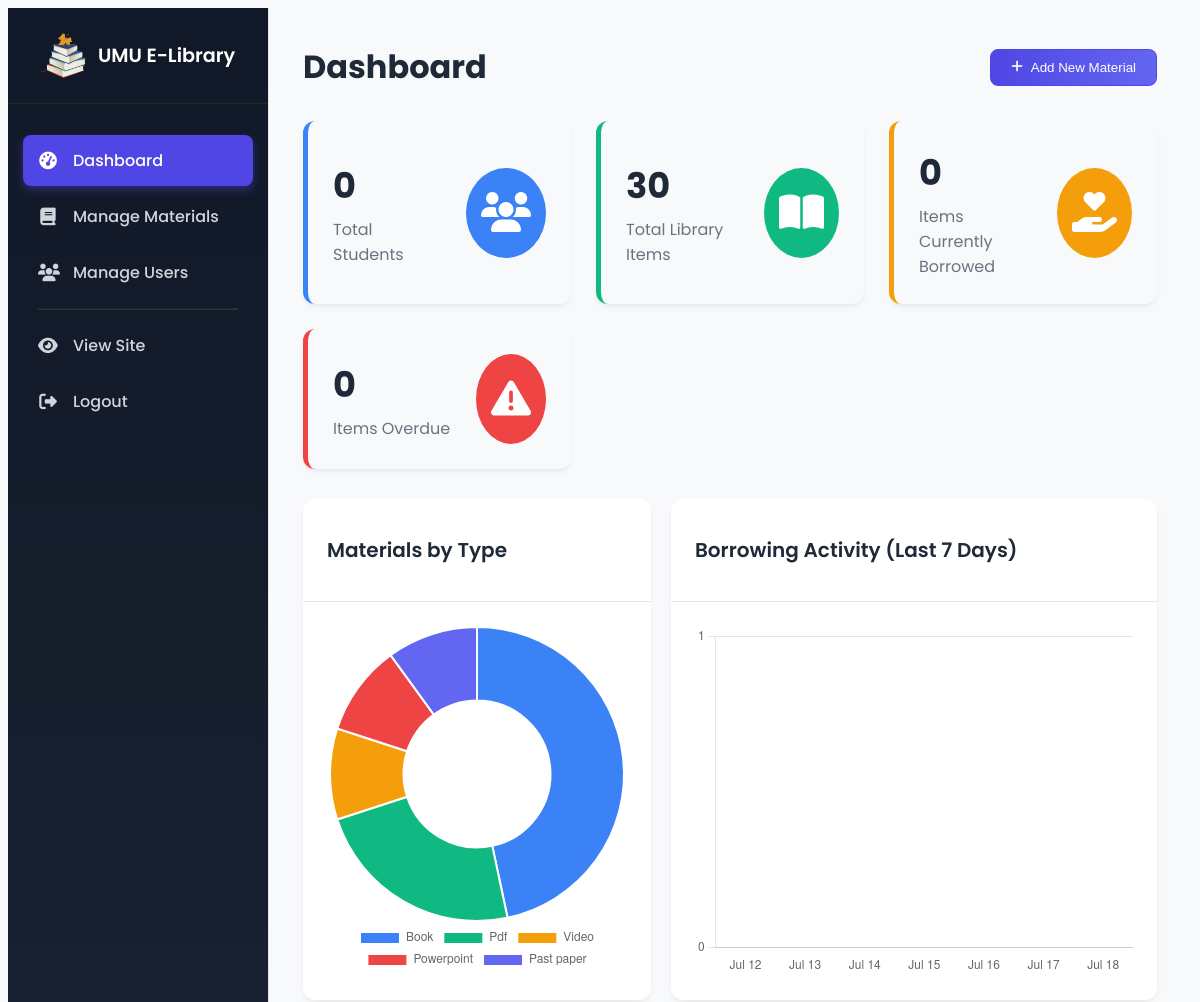
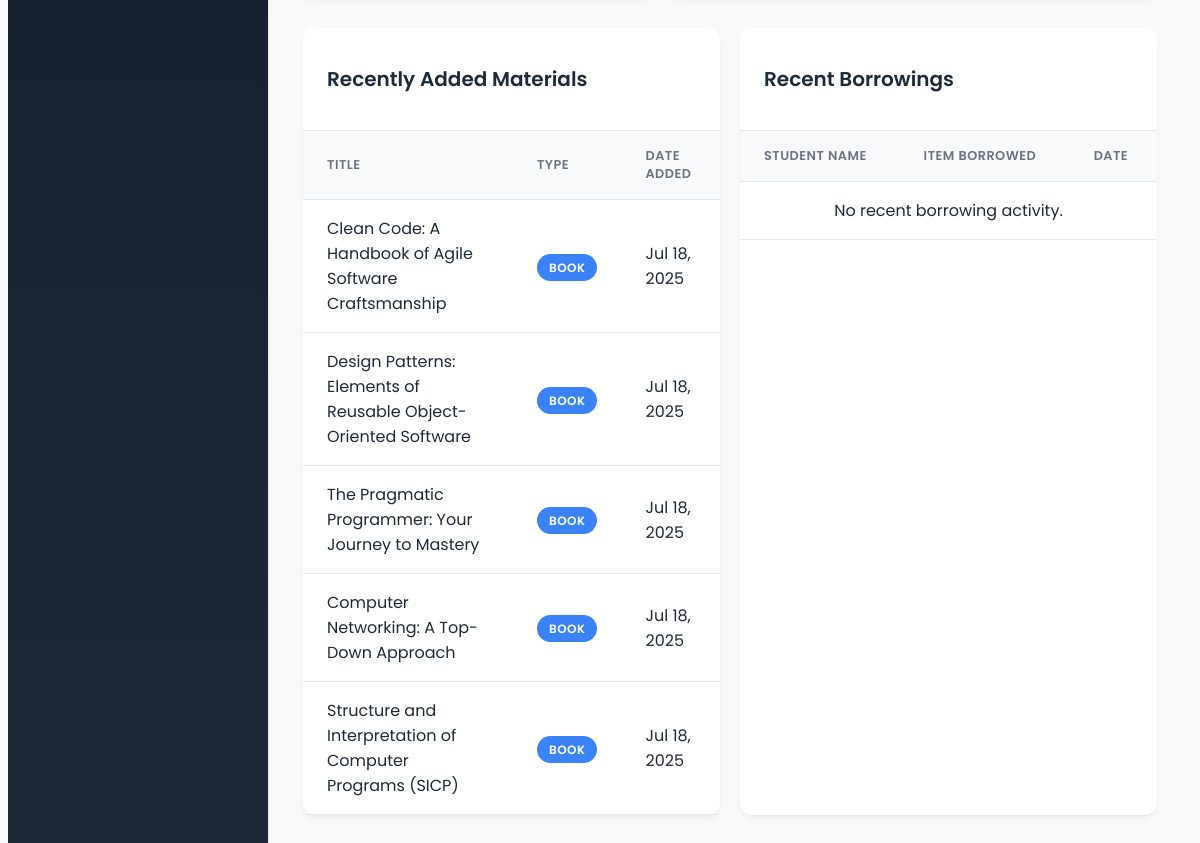
Page /admin/dashboard.php (signed in) on the committed database (2 pictures, top to bottom).
### tables this page shows
CREATE TABLE `materials` (
  `id` int(11) NOT NULL,
  `title` varchar(255) NOT NULL,
  `author_lecturer` varchar(255) NOT NULL,
  `description` text DEFAULT NULL,
  `material_type` enum('book','pdf','video','powerpoint','past_paper') NOT NULL,
  `genre_course` varchar(255) DEFAULT NULL,
  `cover_image` varchar(255) DEFAULT 'default_book.png',
  `file_path` varchar(255) DEFAULT NULL,
  `total_copies` int(11) NOT NULL DEFAULT 1,
  `available_copies` int(11) NOT NULL DEFAULT 1,
  `publication_date` date DEFAULT NULL,
  `publisher` varchar(255) DEFAULT NULL,
  `pages` int(11) DEFAULT NULL,
  `created_at` timestamp NOT NULL DEFAULT current_timestamp()
);

### admin/dashboard.php (the view, shortened to what this page needs)
<?php
require_once 'templates/admin_header.php';
try {
    $total_students = $pdo->query("SELECT count(id) FROM users WHERE role = 'student'")->fetchColumn();
    $total_materials = $pdo->query("SELECT count(id) FROM materials")->fetchColumn();
    $borrowed_books = $pdo->query("SELECT count(id) FROM borrowings WHERE status = 'borrowed'")->fetchColumn();
    $overdue_books = $pdo->query("SELECT count(id) FROM borrowings WHERE status = 'borrowed' AND due_date < NOW()")->fetchColumn();
    $chart_materials_data = $pdo->query("SELECT material_type, COUNT(id) as count FROM materials GROUP BY material_type")->fetchAll(PDO::FETCH_ASSOC);
    $material_labels = []; $material_data = [];
    foreach ($chart_materials_data as $item) {
        $material_labels[] = ucfirst(str_replace('_', ' ', $item['material_type']));
        $material_data[] = $item['count'];
    }
    $recent_materials = $pdo->query("SELECT id, title, material_type, created_at FROM materials ORDER BY created_at DESC LIMIT 5")->fetchAll();
    $recent_borrowings = $pdo->query("SELECT u.full_name, m.title, b.borrow_date FROM borrowings b JOIN users u ON b.user_id = u.id JOIN materials m ON b.material_id = m.id ORDER BY b.borrow_date DESC LIMIT 5")->fetchAll();
} catch (PDOException $e) {
    $total_students = $total_materials = $borrowed_books = $overdue_books = 0;
    $material_labels = $material_data = $recent_materials = $recent_borrowings = [];
    error_log("Dashboard query failed: " . $e->getMessage());
}
?>
<div class="page-header">
    <h1 class="page-title">Dashboard</h1>
    <button class="btn btn-primary" onclick="openMaterialModal()">
        <i class="fas fa-plus"></i> Add New Material
    </button>
</div>
<div class="stat-card-grid">
    <div class="stat-card blue"><div class="stat-card-info"><h4><?php echo $total_students; ?></h4><p>Total Students</p></div><div class="stat-card-icon"><i class="fas fa-users"></i></div></div>
    <div class="stat-card green"><div class="stat-card-info"><h4><?php echo $total_materials; ?></h4><p>Total Library Items</p></div><div class="stat-card-icon"><i class="fas fa-book-open"></i></div></div>
    <div class="stat-card orange"><div class="stat-card-info"><h4><?php echo $borrowed_books; ?></h4><p>Items Currently Borrowed</p></div><div class="stat-card-icon"><i class="fas fa-hand-holding-heart"></i></div></div>
    <div class="stat-card red"><div class="stat-card-info"><h4><?php echo $overdue_books; ?></h4><p>Items Overdue</p></div><div class="stat-card-icon"><i class="fas fa-exclamation-triangle"></i></div></div>
</div>
<div class="form-grid" style="margin-top: 30px; grid-template-columns: 1fr 2fr;">
    <div class="card"><div class="card-header"><h3 class="card-title">Materials by Type</h3></div><div class="card-body" style="height: 350px;"><canvas id="materialsChart"></canvas></div></div>
    <div class="card"><div class="card-header"><h3 class="card-title">Borrowing Activity (Last 7 Days)</h3></div><div class="card-body" style="height: 350px;"><canvas id="borrowingsChart"></canvas></div></div>
</div>
<div class="form-grid">
    <div class="card"><div class="card-header"><h3 class="card-title">Recently Added Materials</h3></div><div class="card-body" style="padding: 0;">
        <table class="admin-table">
            <thead><tr><th>Title</th><th>Type</th><th>Date Added</th></tr></thead>
            <tbody>
                <?php if(empty($recent_materials)): ?><tr><td colspan="3" style="text-align: center;">No materials added recently.</td></tr><?php else: foreach($recent_materials as $item): ?>
                <tr><td><?php echo htmlspecialchars($item['title']); ?></td><td><span class="badge badge-<?php echo str_replace('_', '-', $item['material_type']); ?>"><?php echo htmlspecialchars($item['material_type']); ?></span></td><td><?php echo date('M j, Y', strtotime($item['created_at'])); ?></td></tr>
                <?php endforeach; endif; ?>
            </tbody>
        </table>
    </div></div>
    <div class="card"><div class="card-header"><h3 class="card-title">Recent Borrowings</h3></div><div class="card-body" style="padding: 0;">
        <table class="admin-table">
            <thead><tr><th>Student Name</th><th>Item Borrowed</th><th>Date</th></tr></thead>
            <tbody>
                <?php if(empty($recent_borrowings)): ?><tr><td colspan="3" style="text-align: center;">No recent borrowing activity.</td></tr><?php else: foreach($recent_borrowings as $item): ?>
                <tr><td><?php echo htmlspecialchars($item['full_name']); ?></td><td><?php echo htmlspecialchars($item['title']); ?></td><td><?php echo date('M j, Y, g:i a', strtotime($item['borrow_date'])); ?></td></tr>
                <?php endforeach; endif; ?>
            </tbody>
        </table>
    </div></div>
</div>
<script>
document.addEventListener('DOMContentLoaded', () => {
    const materialsCtx = document.getElementById('materialsChart');
    if (materialsCtx) { new Chart(materialsCtx, { type: 'doughnut', data: { labels: <?php echo json_encode($material_labels); ?>, datasets: [{ data: <?php echo json_encode($material_data); ?>, backgroundColor: ['#3b82f6', '#10b981', '#f59e0b', '#ef4444', '#6366f1', '#8b5cf6'], borderColor: '#fff', borderWidth: 2 }] }, options: { responsive: true, maintainAspectRatio: false, plugins: { legend: { position: 'bottom' } } } }); }
    const borrowingsCtx = document.getElementById('borrowingsChart');
    if (borrowingsCtx) {
        const borrowingDataRaw = <?php echo json_encode($pdo->query("SELECT DATE(borrow_date) as date, COUNT(id) as count FROM borrowings WHERE borrow_date >= CURDATE() - INTERVAL 6 DAY GROUP BY DATE(borrow_date)")->fetchAll(PDO::FETCH_KEY_PAIR)); ?>;
        const chartLabels = []; const chartData = [];
        for (let i = 6; i >= 0; i--) { const d = new Date(); d.setDate(d.getDate() - i); const dateString = d.toISOString().split('T')[0]; const formattedLabel = d.toLocaleDateString('en-US', { month: 'short', day: 'numeric' }); chartLabels.push(formattedLabel); chartData.push(borrowingDataRaw[dateString] || 0); }
        new Chart(borrowingsCtx, { type: 'bar', data: { labels: chartLabels, datasets: [{ label: 'Items Borrowed', data: chartData, backgroundColor: 'rgba(59, 130, 246, 0.5)', borderColor: 'rgba(59, 130, 246, 1)', borderWidth: 1, borderRadius: 4 }] }, options: { responsive: true, maintainAspectRatio: false, plugins: { legend: { display: false } }, scales: { y: { beginAtZero: true, ticks: { stepSize: 1 } }, x: { grid: { display: false } } } } });
    }
});
</script>
<?php
echo '</main></div>';
?>
</body>
</html>

### admin/assets/css/admin_style.css (style rules this page uses)
:root { --admin-bg: #f8f9fa; --admin-sidebar-bg-start: #111827; --admin-sidebar-bg-end: #1f2937; --admin-card-bg: #ffffff; --admin-text-primary: #1f2937; --admin-text-secondary: #6b7280; --admin-primary-color: #4f46e5; --admin-primary-hover: #4338ca; --admin-border-color: #e5e7eb; --admin-shadow-sm: 0 4px 6px -1px rgba(0,0,0,.05), 0 2px 4px -2px rgba(0,0,0,.05); --admin-shadow-md: 0 10px 15px -3px rgba(0,0,0,.1), 0 4px 6px -4px rgba(0,0,0,.1); }
body.admin-body { background-color: var(--admin-bg); color: var(--admin-text-primary); font-family: 'Poppins', sans-serif; -webkit-font-smoothing: antialiased; -moz-osx-font-smoothing: grayscale; }
.page-header { display: flex; justify-content: space-between; align-items: center; margin-bottom: 30px; }
.page-title { font-size: 2rem; font-weight: 700; margin: 0; }
.card { background-color: var(--admin-card-bg); border: none; border-radius: 12px; margin-bottom: 30px; box-shadow: var(--admin-shadow-sm); }
.card-header { padding: 1rem 1.5rem; border-bottom: 1px solid var(--admin-border-color); display: flex; justify-content: space-between; align-items: center; }
.card-title { font-size: 1.25rem; font-weight: 600; }
.card-body { padding: 1.5rem; }
.stat-card-grid { display: grid; grid-template-columns: repeat(auto-fit, minmax(240px, 1fr)); gap: 25px; }
.stat-card { padding: 25px; border-radius: 12px; box-shadow: var(--admin-shadow-sm); transition: all 0.3s ease; display: flex; align-items: center; gap: 20px; border-left: 5px solid transparent; }
.stat-card-info { flex-grow: 1; }
.stat-card-info h4 { font-size: 2.2rem; font-weight: 700; margin: 0 0 5px; }
.stat-card-info p { margin: 0; color: var(--admin-text-secondary); }
.stat-card-icon { font-size: 2.5rem; padding: 15px; border-radius: 50%; color: #fff; }
.stat-card.blue { border-left-color: #3b82f6; }
.stat-card.blue .stat-card-icon { background-color: #3b82f6; }
.stat-card.green { border-left-color: #10b981; }
.stat-card.green .stat-card-icon { background-color: #10b981; }
.stat-card.orange { border-left-color: #f59e0b; }
.stat-card.orange .stat-card-icon { background-color: #f59e0b; }
.stat-card.red { border-left-color: #ef4444; }
.stat-card.red .stat-card-icon { background-color: #ef4444; }
.admin-table { width: 100%; border-collapse: collapse; }
.admin-table th, .admin-table td { padding: 1rem 1.5rem; text-align: left; border-bottom: 1px solid var(--admin-border-color); vertical-align: middle; }
.admin-table th { background-color: #f9fafb; font-weight: 600; color: var(--admin-text-secondary); text-transform: uppercase; font-size: 0.8rem; letter-spacing: 0.5px; }
.badge { padding: 5px 12px; border-radius: 20px; font-size: 0.75rem; font-weight: 600; color: #fff; text-transform: uppercase; letter-spacing: 0.5px; }
.badge-book { background-color: #3b82f6; }
.btn { border: none; border-radius: 8px; padding: 10px 20px; font-weight: 500; cursor: pointer; transition: all 0.2s ease; display: inline-flex; align-items: center; justify-content: center; gap: 8px; text-decoration: none; }
.btn-primary { background-image: linear-gradient(to right, #4f46e5 0%, #6366f1 100%); color: #fff; border: 1px solid var(--admin-primary-color); }
.form-grid { display: grid; grid-template-columns: 1fr 1fr; gap: 20px; }

### rows in the picture
materials: title "Clean Code: A Handbook of Agile Software Craftsmanship", material_type "BOOK", created_at "Jul 18, 2025"
materials: title "Design Patterns: Elements of Reusable Object-Oriented Software", material_type "BOOK", created_at "Jul 18, 2025"
materials: title "The Pragmatic Programmer: Your Journey to Mastery", material_type "BOOK", created_at "Jul 18, 2025"
materials: title "Computer Networking: A Top-Down Approach", material_type "BOOK", created_at "Jul 18, 2025"
materials: title "Structure and Interpretation of Computer Programs (SICP)", material_type "BOOK", created_at "Jul 18, 2025"

### other values in the picture
$total_students "0"
$total_materials "30"
$borrowed_books "0"
$overdue_books "0"
chart data {{ json_encode($material_data) }} [14,7,3,3,3]
